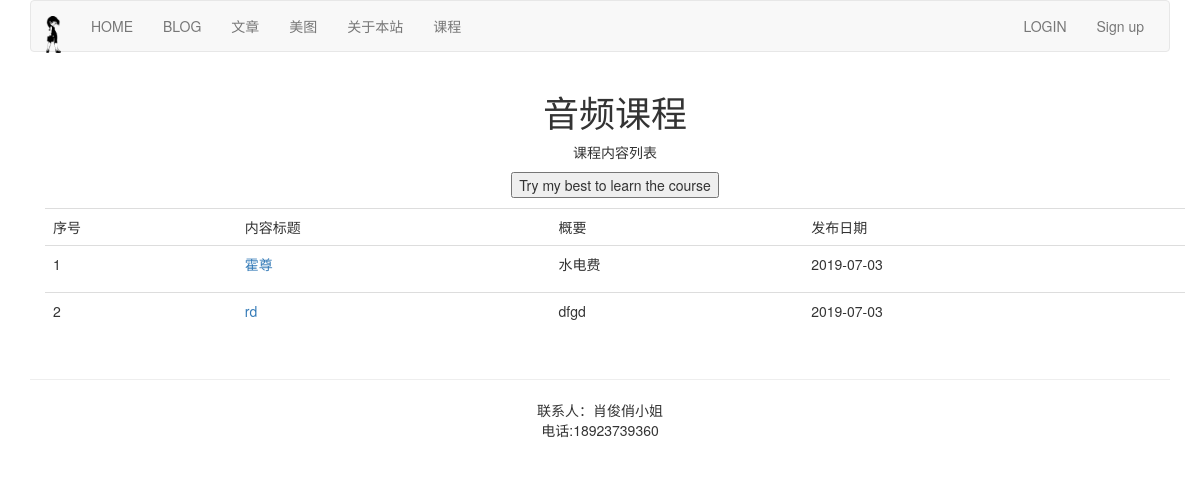
/course/lessons-list/8/, run on the app's committed database.
### course/models.py (models this page shows, shortened)
class Course(models.Model):
    user = models.ForeignKey(User,on_delete=models.CASCADE,related_name='courses_user')
    title = models.CharField(max_length=200)
    slug = models.SlugField(max_length=200,unique=True)
    overview = models.TextField()
    created = models.DateTimeField(auto_now_add=True)
    student = models.ManyToManyField(User, related_name="courses_joined", blank=True)
    class Meta:
        ordering = ('-created',)

class Lesson(models.Model):
    user = models.ForeignKey(User,on_delete=models.CASCADE,related_name='lesson_user')
    course = models.ForeignKey(Course,on_delete=models.CASCADE,related_name='lesson')
    title = models.CharField(max_length=200)
    video = models.FileField(upload_to=user_directory_path)
    description = models.TextField(blank=True)
    attach = models.FileField(blank=True,upload_to=user_directory_path)
    order = OrderField(blank=True,for_fields=['course'])
    created = models.DateTimeField(auto_now_add=True)
    class Meta:
        ordering = ['order']

### course/views.py (the view, shortened to what this page needs)
# urls.py: path('lessons-list/<int:course_id>/',StudentListLessonView.as_view(),name="lessons_list"),
class StudentListLessonView(ListLessonsView):
    template_name = 'course/slist_lessons.html'

### course/views.py (called while the page is built)
    def get(self,request,course_id):
        course = get_object_or_404(Course,id=course_id)
        return self.render_to_response({'course':course})

### templates/course/slist_lessons.html (shortened to what this page needs)
{% extends "base.html" %}
{% load staticfiles %}
{% block content %}
<div class="container">
<div class="text-center">
    <h1>{{ course.title }}</h1>
    <p>课程内容列表</p>
    <form action="." method="post" class="form-horizontal">{% csrf_token %}
        <input type="button" onclick="start_learn({{ course.id }})" value="Try my best to learn the course">
    </form>
</div>
<table class="table table-hover" style="margin-top: 10px">
    <tr>
        <td>序号</td>
        <td>内容标题</td>
        <td>概要</td>
        <td>发布日期</td>
    </tr>
    {% for lesson in course.lesson.all %}
       <tr id="{{ forloop.counter }}">
        <td>{{ forloop.counter }}</td>
        <td><a href="{% url 'course:detail_lesson' lesson.id %}">{{ lesson.title }}</a></td>
        <td>{{ lesson.description |slice:'70'|linebreaks }}</td>
        <td>{{ lesson.created |date:"Y-m-d"}}</td>
    </tr>
    {% empty %}
        <p>还没有发布具体内容,请等待。</p>
    {% endfor %}
</table>
</div>
{% endblock %}

### data on the page
Course: title "音频课程"
Lesson: title "霍尊", description "水电费", created "2019-07-03"
Lesson: title "rd", description "dfgd", created "2019-07-03"
